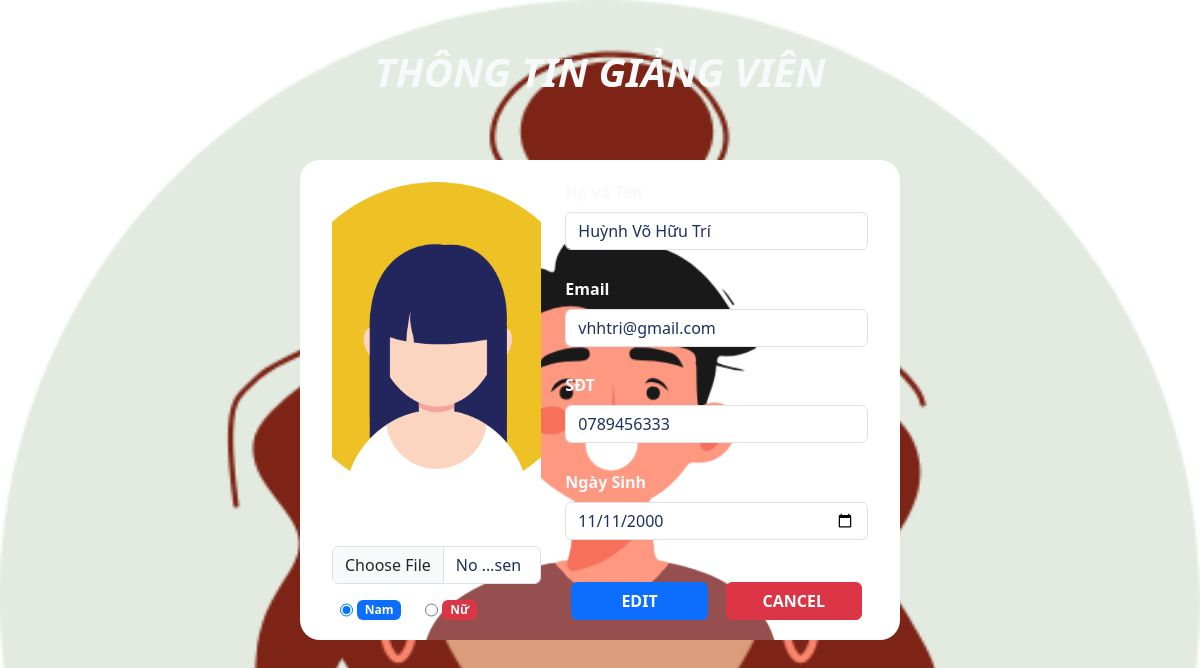
/DA2_QuanLyTrungTamKhoaHoc/route/route_giangvien/edit_giangvien.php?ID_GiangVien=1, run on the app's committed database.
### tables this page shows
CREATE TABLE `giangvien` (
  `ID_GiangVien` int(11) NOT NULL,
  `TenGV` text NOT NULL,
  `AnhGV` text NOT NULL,
  `GioiTinh` text NOT NULL,
  `Email` text NOT NULL,
  `SDT` varchar(10) NOT NULL,
  `NgaySinh` text NOT NULL
);

### DA2_QuanLyTrungTamKhoaHoc/route/route_giangvien/giangvien.php (called while the page is built, shortened)
<?php
    class GiangVien{
        function conn(){
            return db_connect();
        }
    }
    class DS_GIANGVIEN extends GiangVien{
        function get($id_giangvien){
            $conn = $this->conn();
            $query = mysqli_query($conn, "SELECT * FROM giangvien WHERE ID_GiangVien = $id_giangvien");
            $result = mysqli_fetch_assoc($query);
            return $result;
        }
    }
?>

### DA2_QuanLyTrungTamKhoaHoc/route/route_giangvien/edit_giangvien.php (the view, shortened to what this page needs)
<?php
    require_once "../route_giangvien/giangvien.php";
    $get_id = isset($_GET['ID_GiangVien']) ? intval($_GET['ID_GiangVien']) : 0;
    $giangvien = new DS_GIANGVIEN();
    $giangvien_info = $giangvien->get($get_id);
    $current_gender = $giangvien_info['GioiTinh'] ?? 'Nam';
?>
<!DOCTYPE html>
<html lang="en">
<head>
    <link rel="stylesheet" href="../../assets/bootstrap-5.3.0-alpha3-dist/css/bootstrap.min.css">
</head>
<body>
    <h1 class="text-center fw-bold fst-italic mt-5 text-light">THÔNG TIN GIẢNG VIÊN</h1>
    <form action="" method="post" enctype="multipart/form-data" class="row m-0 bg-secondary-subtle">
        <div class="giangvien-image col-5 d-flex flex-column justify-content-between">
            <div class="box-img mb-3">
                <img id="preview-image" src="./ANHGV/<?= htmlspecialchars($giangvien_info['AnhGV']) ?>?t=<?= time(); ?>" alt="Ảnh học viên" class="img-fluid rounded">
            </div>
            <input type="file" class="form-control w-100" name="AnhGV" id="AnhGV">
            <div class="px-2 d-flex justify-content-between align-items-center">
                <div class="GioiTinh mt-3 h-100 d-flex align-items-center justify-content-center gap-4">
                    <label class="fw-bold d-flex gap-1">
                        <input type="radio" name="GioiTinh" value="Nam" id="nam" <?= ($current_gender === 'Nam') ? 'checked' : '' ?>>
                        <span class="badge bg-primary">Nam</span>
                    </label>
                    <label class="fw-bold d-flex gap-1">
                        <input type="radio" name="GioiTinh" value="Nữ" id="nu" <?= ($current_gender === 'Nữ') ? 'checked' : '' ?>>
                        <span class="badge bg-danger">Nữ</span>
                    </label>
                </div>
            </div>
        </div>
        <div class="col-7 h-100 d-flex flex-column justify-content-between">
            <div class="mb-3">
                <label for="TenGV" class="form-label fw-bold text-light">Họ và Tên</label>
                <input type="text" class="form-control" id="TenGV" name="TenGV" value="<?= htmlspecialchars($giangvien_info['TenGV']) ?>">
            </div>
            <div class="mb-3">
                <label for="Email" class="form-label fw-bold text-light">Email</label>
                <input type="email" class="form-control" id="Email" name="Email" value="<?= htmlspecialchars($giangvien_info['Email']) ?>">
            </div>
            <div class="mb-3">
                <label for="SDT" class="form-label fw-bold text-light">SĐT</label>
                <input type="text" class="form-control" id="SDT" name="SDT" value="<?= htmlspecialchars($giangvien_info['SDT']) ?>">
            </div>
            <div class="mb-3">
                <label for="NgaySinh" class="form-label fw-bold text-light">Ngày Sinh</label>
                <input type="date" class="form-control" id="NgaySinh" name="NgaySinh" value="<?= htmlspecialchars($giangvien_info['NgaySinh']) ?>">
            </div>
            <div class="btn-update pt-3 d-flex row justify-content-evenly">
                <button type="submit" name="submit" class="col-5 btn btn-primary fw-bold">EDIT</button>
                <button type="button" onclick="window.location.href='../../pages/admin_pages/index.php'" class="col-5 btn btn-danger fw-bold">CANCEL</button>
            </div>
        </div>
    </form>
</body>
</html>

### DA2_QuanLyTrungTamKhoaHoc/route/route_giangvien/edit_giangvien.php (style rules this page uses)
* { margin: 0; padding: 0; box-sizing: border-box; }
html { scroll-behavior: smooth; }
body { background-image: url(../../assets/images/banner_edit/5.png); background-size: cover; }
.box-img { width: 100%; height: 90%; border-radius: 20px; }
form { width: 50vw; height: 60vh; padding: 20px; position: absolute; top: 50%; left: 50%; transform: translate(-50%, -50%); border-radius: 20px; animation-delay: .2s; filter: blur(20px); opacity: 0; animation: showContent 0.2s 1s linear 1 forwards; background-image: url(../../assets/images/banner_edit/6.png); background-size: cover; }
h1 { animation-delay: .2s; filter: blur(20px); opacity: 0; transform: translateY(-100px); animation: showH1 0.2s .5s linear 1 forwards; }
#preview-image { width: 100%; height: 100%; object-fit: cover; border-radius: 20px; }
label { color: #5d5d5c; }
.form-control { background-color: #fff; box-shadow: none; color: #1c2f5e; }

### data on the page
giangvien: AnhGV (picture), GioiTinh "☑ Nam", GioiTinh "☐ Nữ", TenGV "Huỳnh Võ Hữu Trí", Email "vhhtri@gmail.com", SDT "0789456333", NgaySinh "11/11/2000"
